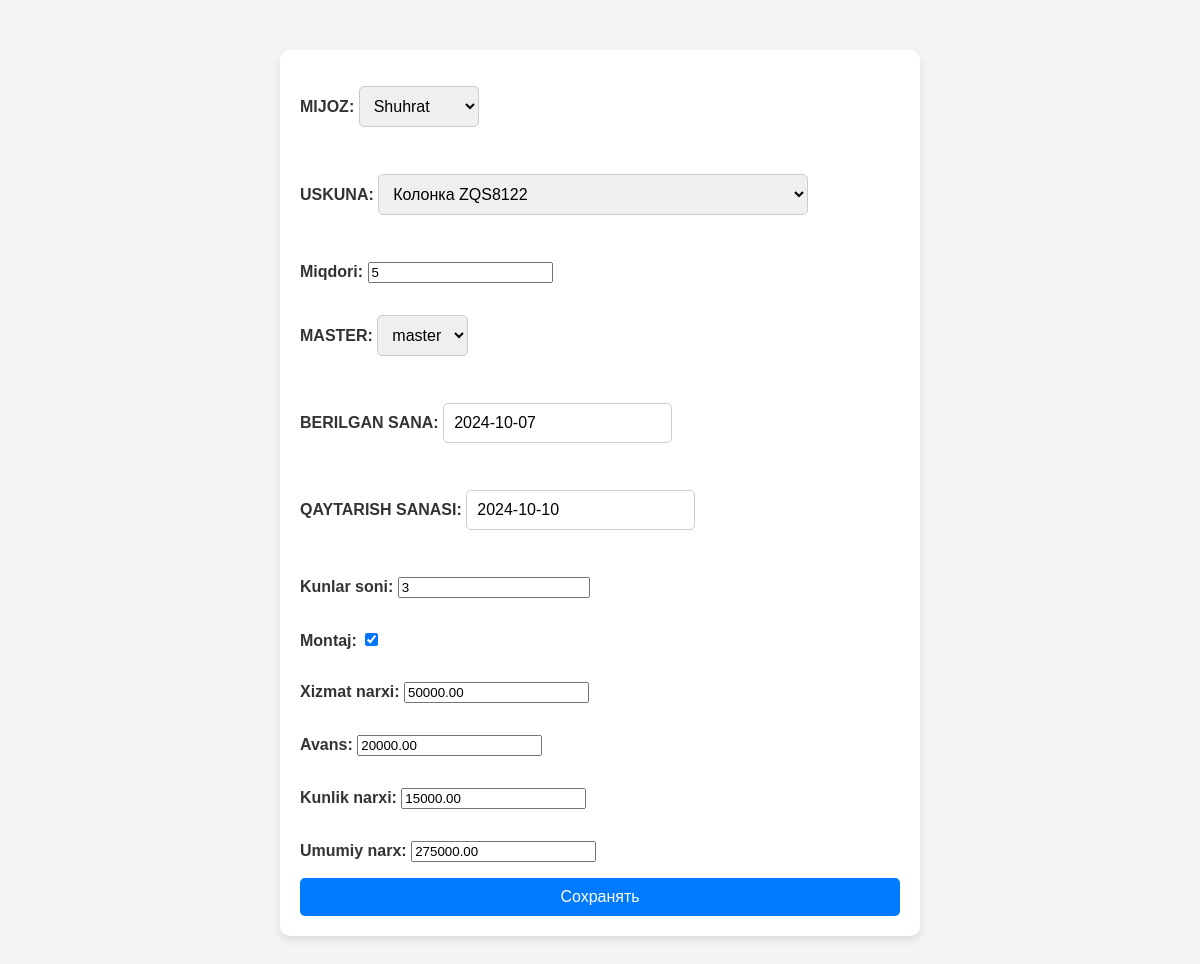
The app's page /editProkot/4/ with its own data.
### rental/models.py (models this page shows, shortened)
class Prokat(models.Model):
    mijoz = models.ForeignKey(Mijozlar, on_delete=models.CASCADE)
    qurilma = models.ForeignKey(Qurilmalar, on_delete=models.CASCADE)
    ishchi = models.ForeignKey(CustomUser, on_delete=models.CASCADE)
    berilgan_sanasi = models.DateField(default=timezone.now)
    qaytish_sanasi = models.DateField()
    kunlar_soni = models.BigIntegerField()
    umumiy_narx = models.DecimalField(max_digits=10, decimal_places=2)
    montaj = models.BooleanField(default=False)
    xizmat_narxi = models.DecimalField(max_digits=10, decimal_places=2)
    avans = models.DecimalField(max_digits=10, decimal_places=2)
    miqdori = models.IntegerField()
    kunlik_narxi =  models.DecimalField(max_digits=10, decimal_places=2)

### rental/views.py (the view)
# urls.py: path('editProkot/<int:pk>/',ShartnomaEditView.as_view(),name='edit_prokot'),
class ShartnomaEditView(UpdateView):
    model=Prokat
    form_class=ProkotForm
    template_name='edit_prokot.html'
    success_url=reverse_lazy('prokot')

### rental/forms.py
class ProkotForm(forms.ModelForm):
    class Meta:
        model = Prokat
        fields = ['mijoz', 'qurilma', 'miqdori', 'ishchi', 'berilgan_sanasi', 'qaytish_sanasi', 'kunlar_soni', 'montaj', 'xizmat_narxi', 'avans', 'kunlik_narxi', 'umumiy_narx']
        labels = {
            'mijoz': 'MIJOZ',
            'qurilma': 'USKUNA',
            'ishchi': 'MASTER',
            'berilgan_sanasi': 'BERILGAN SANA',
            'qaytish_sanasi': 'QAYTARISH SANASI',
            'kunlar_soni': 'Kunlar soni',
            'umumiy_narx': 'Umumiy narx',
            'montaj': 'Montaj',
            'xizmat_narxi': 'Xizmat narxi',
            'avans': 'Avans',
            'miqdori': 'Miqdori',
            'kunlik_narxi': 'Kunlik narxi',
        }
    def __init__(self, *args, **kwargs):
        super(ProkotForm, self).__init__(*args, **kwargs)
        self.fields['ishchi'].queryset = CustomUser.objects.filter(lavozimi='Master')

### rental/models.py (called while the page is built)
    def __str__(self):
        return f"{self.nomi}"

    def __str__(self):
        return self.username

    def __str__(self):
        return self.username

### templates/edit_prokot.html (shortened to what this page needs)
<!DOCTYPE html>
<html lang="en">
<head>
</head>
<body>
    <div class="form-container" id="form">
        <form method="post" enctype="multipart/form-data">
            {{ form.as_p }}
            <button type="submit">Сохранять</button>
        </form>
    </div>
</body>
</html>

### templates/edit_prokot.html (style rules this page uses)
body { font-family: Arial, sans-serif; background-color: #f4f4f4; margin: 0; padding: 0; }
.form-container { max-width: 600px; margin: 50px auto; padding: 20px; background-color: #fff; border-radius: 10px; box-shadow: 0 4px 8px rgba(0, 0, 0, 0.1); }
.form-container form { display: flex; flex-direction: column; }
.form-container label { margin-bottom: 5px; font-weight: bold; color: #333; }
.form-container input[type="text"], .form-container select, .form-container input[type="file"] { margin-bottom: 15px; padding: 10px; font-size: 1em; border: 1px solid #ccc; border-radius: 5px; box-sizing: border-box; }
.form-container button { padding: 10px; font-size: 1em; border: none; border-radius: 5px; background-color: #007BFF; color: #fff; cursor: pointer; transition: background-color 0.3s; }

### records on screen
Prokat: mijoz "Shuhrat", qurilma "Колонка ZQS8122", miqdori "5", ishchi "master", berilgan_sanasi "2024-10-07", qaytish_sanasi "2024-10-10", kunlar_soni "3", montaj "☑", xizmat_narxi "50000.00", avans "20000.00", kunlik_narxi "15000.00", umumiy_narx "275000.00"
